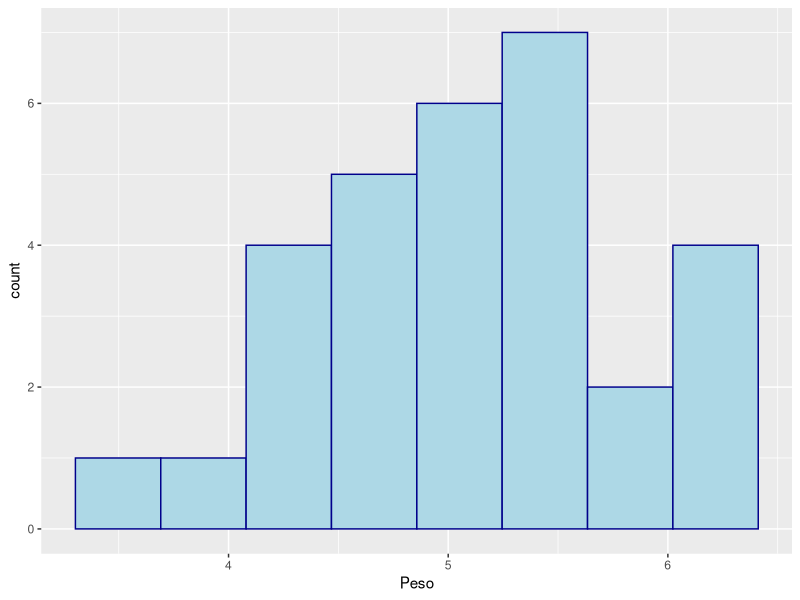
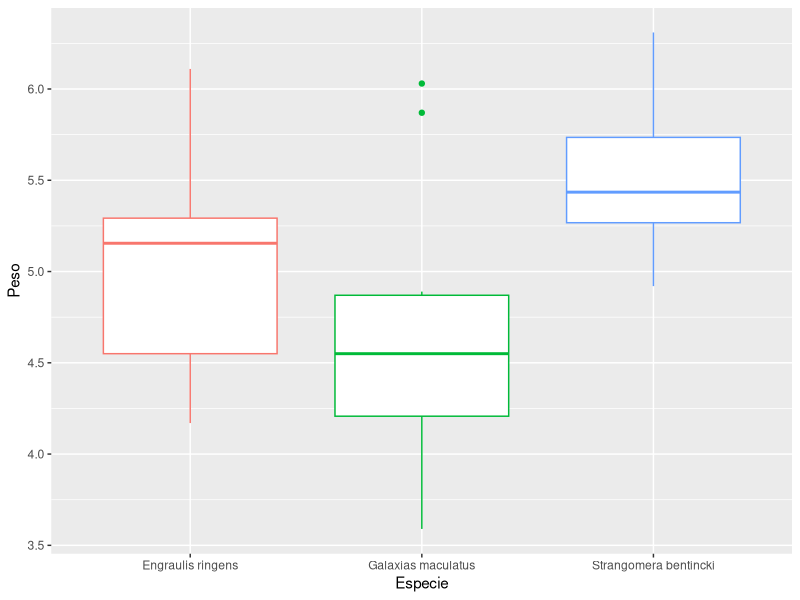
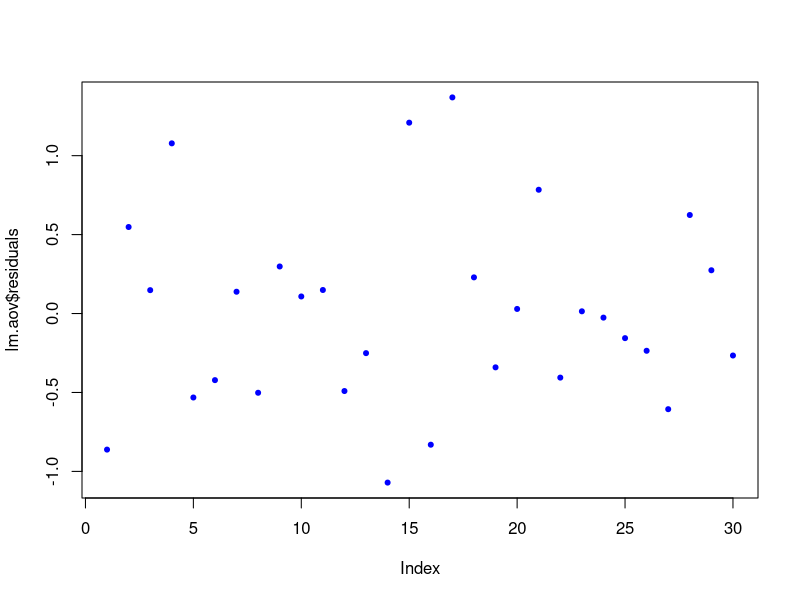
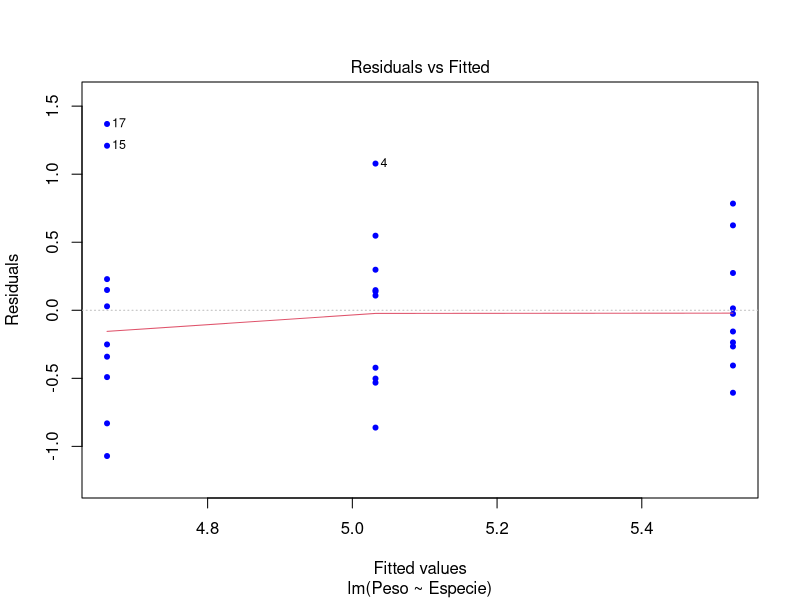
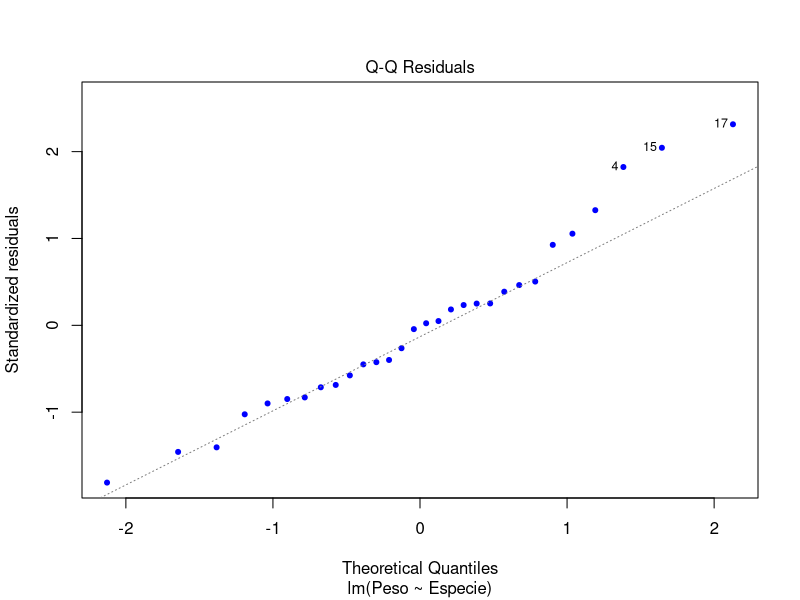
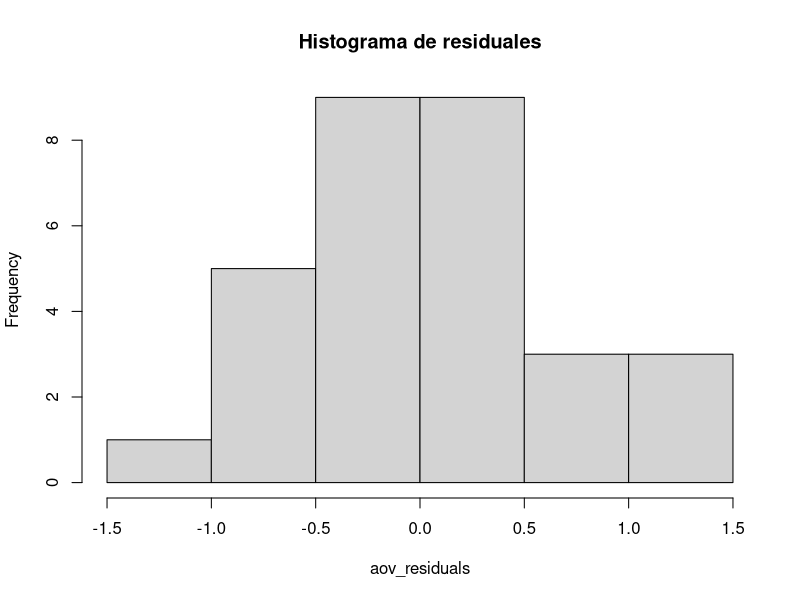

These charts were generated, in order, by the following R code:
## ---- chunk 1
knitr::opts_chunk$set(echo = TRUE)

library(readxl)
library(car)
library(lmtest)
library(dplyr)
library(knitr)
library(ggplot2)

## ---- chunk 2
Peces <- read_excel("peces.xlsx")
Peces$Especie <- as.factor(Peces$Especie)
Peces$Peso <- as.numeric(Peces$Peso)
head(Peces)
summary(Peces)
## ---- chunk 3
p <-  ggplot(Peces, aes(x=Peso))
p + geom_histogram(color="darkblue", fill="lightblue", bins = 8)

## ---- chunk 4
q <-ggplot(Peces, aes(x=Especie, y=Peso, color=Especie)) +
  geom_boxplot()+theme(legend.position="none")
q
## ---- chunk 5
lm.aov <- lm(Peso ~ Especie, data = Peces)
anova(lm.aov)
## ---- chunk 6
plot(lm.aov$residuals, pch=20, col = "blue")
## ---- chunk 7
dwtest(Peso ~ Especie, data = Peces,
       alternative = c("two.sided"), 
       iterations = 15)
## ---- chunk 8
plot(lm.aov, 1, pch=20, col = "blue")
## ---- chunk 9
leveneTest(Peso ~ Especie, data = Peces,
           center = "median")
## ---- chunk 10
plot(lm.aov, 2, pch=20, col = "blue")
## ---- chunk 11
aov_residuals <- residuals(object = lm.aov)
hist(x= aov_residuals, main = "Histograma de residuales")
shapiro.test(x= aov_residuals)
## ---- chunk 12
#Se realizaron los gráficos y las pruebas para cada uno de los supuestos. Los resultados de las pruebas mostraron que se cumplían los tres supuestos (independencia, homogeneidad de varianzas y normalidad); ya que éstas pruebas presentaron p-valores superiores al nivel de significación del 5%. Debido al cumplimiento de los tres supuestos, se concluye que para este experimento es posible realizar el análisis de varianza.

# Del análisis de varianza es posible concluir que hay diferencias significativas de peso entre las especies.
